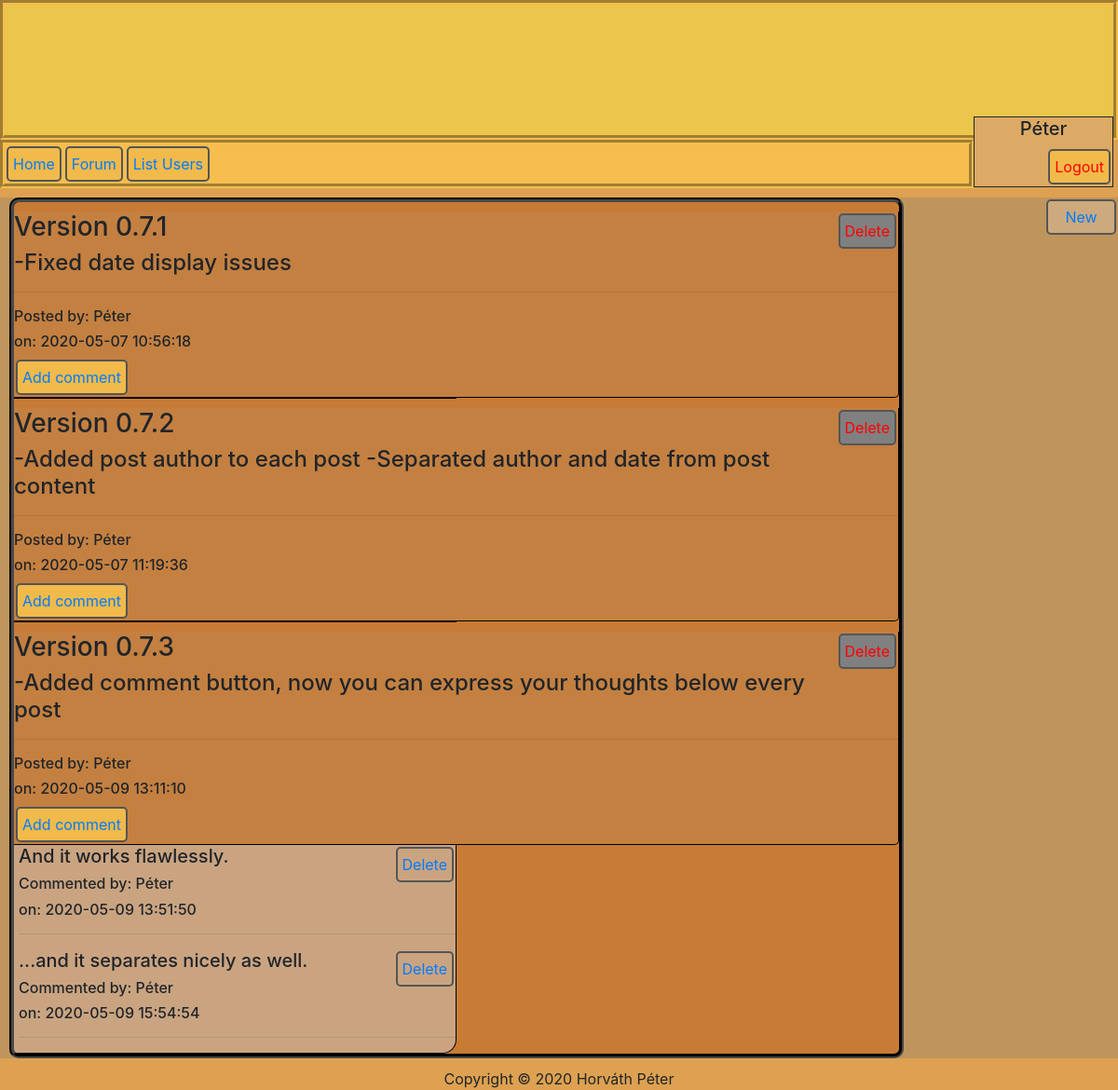
The page /index.php?P=forum (signed in) on the database its author committed.
### tables this page shows
CREATE TABLE `posts` (
  `id` int(11) NOT NULL,
  `uid` int(11) NOT NULL,
  `title` varchar(250) NOT NULL,
  `content` varchar(500) NOT NULL,
  `date` datetime NOT NULL
);

CREATE TABLE `users` (
  `id` int(5) UNSIGNED NOT NULL,
  `first_name` varchar(64) NOT NULL,
  `last_name` varchar(64) NOT NULL,
  `email` varchar(250) NOT NULL,
  `password` varchar(250) NOT NULL,
  `permission` tinyint(1) NOT NULL
);

CREATE TABLE `comments` (
  `id` int(11) NOT NULL,
  `pid` int(11) NOT NULL,
  `uid` int(11) NOT NULL,
  `date` datetime NOT NULL,
  `content` varchar(250) NOT NULL
);

### protected/userManager.php (called while the page is built, shortened)
<?php
function IsUserLoggedIn()
{
    return $_SESSION != null && array_key_exists('uid',$_SESSION) && is_numeric($_SESSION['uid']);
}
?>

### protected/database.php (called while the page is built, shortened)
<?php
function getConnection() {
    $connection = new PDO(DB_TYPE.':host='.DB_HOST.';dbname='.DB_NAME.';',DB_USER, DB_PASS);
    $connection->exec("SET NAMES '".DB_CHARSET."'");
    return $connection;
}
function getRecord($queryString, $queryParams = []) {
    $connection = getConnection();
    $statement = $connection->prepare($queryString);
    $success = $statement->execute($queryParams);
    $result = $success ? $statement->fetch(PDO::FETCH_ASSOC) : [];
    return $result;
}
function getList($queryString, $queryParams = []) {
    $connection = getConnection();
    $statement = $connection->prepare($queryString);
    $success = $statement->execute($queryParams);
    $result = $success ? $statement->fetchAll(PDO::FETCH_ASSOC) : [];
    return $result;
}
?>

### protected/forum.php (the view, shortened to what this page needs)
<?php
    $query="SELECT id,uid,title,content,date FROM posts";
    $posts = getList($query);
    $query = "SELECT id,uid,pid,content,date FROM comments";
    $comments = getList($query);
?>
<div id="forumpage">
    <?php if ($_SESSION['permission'] >= 1) : ?>
        <a id="addPost" href="index.php?P=new_post">New</a>
    <?php endif; ?>
    <div id="forum">
        <?php if(count($posts) <= 0) : ?>
            <h1>There are no posts to show</h1>
        <?php else : ?>
            <?php foreach ($posts as $p) : ?>
                <?php
                    $query = "SELECT first_name FROM users WHERE id=".$p['uid'];
                    $postedBy = getRecord($query);
                ?>
                <div id="posts">
                    <?php if($_SESSION['permission'] >= 2) : ?>
                        <a id="deletePosts" href="index.php?P=forum&d=<?=$p['id']?>&t=p">Delete</a>
                    <?php endif; ?>
                    <h3><?=$p['title']?></h3>
                    <h4><?=$p['content']?></h4>
                    <hr>
                    <h6>Posted by: <?=$postedBy['first_name']?></h6>
                    <h6>on: <?=$p['date']?></h6>
                    <a href="index.php?P=add_comment&a=<?=$p['id']?>">Add comment</a>
                </div>
                <div id="comments">
                    <?php foreach ($comments as $c) : ?>
                        <?php if($p['id'] == $c['pid']) : ?>
                            <?php
                            $query = "SELECT first_name FROM users WHERE id=".$c['uid'];
                            $commentedBy = getRecord($query);
                            ?>
                            <?php if($_SESSION['permission'] >= 2) : ?>
                                <a id="deleteComments" href="index.php?P=forum&d=<?=$c['id']?>&t=c">Delete</a>
                            <?php endif; ?>
                            <h5><?=$c['content']?><h5>
                            <h6>Commented by: <?=$commentedBy['first_name']?></h6>
                            <h6>on: <?=$c['date']?></h6>
                            <hr>
                        <?php endif; ?>
                    <?php endforeach; ?>
                </div>
            <?php endforeach; ?>
        <?php endif; ?>
    </div>
</div>

### index.php (shortened to what this page needs)
<html>
    <head>
        <link rel="stylesheet" href="https://stackpath.bootstrapcdn.com/bootstrap/4.4.1/css/bootstrap.min.css">
        <link rel="stylesheet" type="text/css" href="<?=PUBLIC_DIR.'style.css';?>"/>
    </head>
    <body>
        <div id="page">
            <header><?php include_once PROTECTED_DIR.'header.php'?></header>
            <nav><?php require_once PROTECTED_DIR.'nav.php'?></nav>
            <content><?php require_once PROTECTED_DIR.'routing.php'?></content>
            <footer><?php include_once PROTECTED_DIR.'footer.php';?><footer>
        </div>
    </body>
</html>

### protected/header.php
<div>
    <h5><?=IsUserLoggedIn() ? $_SESSION['first_name'] : 'Not logged in'; ?></h5>
    <?php if(!IsUserLoggedIn()) : ?>
        <a id="Login" href="index.php?P=login">Login</a>
        <a id="Register" href="index.php?P=register">Register</a>
    <?php else: ?>
        <a id="Logout" href="index.php?P=logout">Logout</a>
    <?php endif; ?>
</div>

### protected/nav.php
<a href="index.php">Home</a>
<?php if (IsUserLoggedIn()) : ?>
    <a href="index.php?P=forum">Forum</a>
    <?php if($_SESSION['permission'] >= 2) : ?>
        <a href="index.php?P=list_user">List Users</a>
    <?php endif; ?>
<?php endif; ?>

### protected/routing.php (shortened to what this page needs)
<?php
    switch ($_GET['P']) {
        case 'forum':
            IsUserLoggedIn() ?
            require_once PROTECTED_DIR.'forum.php' :
            header('Location: index.php');
            break;
    }
?>

### protected/footer.php
<center>Copyright &copy; 2020 Horváth Péter</center>

### public/style.css (style rules this page uses)
body { background-color: rgb(221, 161, 81); }
header { height: 150px; background-color: #EBC64B; border-style: groove; border-width: 5px; border-color: #F5BE4E; }
nav { background-color: #F5BE4E; border-style: groove; border-width: 5px; border-color: #F5BE4E; overflow: auto; }
a { background-color: #F2BA4A; padding: 5px; float: left; border-style: solid; border-color: #555555; border-width: 2px; border-radius: 5px; margin: 2px; }
#logout { float: right; color: red; }
header div { background-color: rgb(220,170,100); border-style: solid; border-width: 1px; width: 150px; margin-top: 120px; float: right; text-align: center; }
#forum { background-color: rgb(199, 123, 53); width: 80%; margin: 10px; border-color: rgb(73, 73, 73); border-style: groove; border-radius: 10px; border-width: 5px; overflow: auto; }
#forumpage { margin-top: 5px; background-color: rgba(120, 120, 120, 0.3); height: max-content; }
#posts { background-color: rgba(170, 170, 170, 0.1); border-bottom-style: solid; border-right-style: solid; border-bottom-width: 1px; border-right-width: 1px; border-bottom-color: black; border-right-color: black; border-bottom-right-radius: 5px; margin-top: 1%; overflow: auto; }
#comments { background-color: rgba(205, 205, 205, 0.5); width: 50%; border-bottom-style: solid; border-right-style: solid; border-bottom-width: 1px; border-right-width: 1px; border-bottom-color: black; border-right-color: black; border-bottom-right-radius: 15px; padding-left: 5px; }
#addPost { float: right; width: 75px; text-align: center; background-color: rgba(255, 255, 255, 0.2); }
#deleteComments { background-color: unset; float: right; }
#deletePosts { background-color: gray; float: right; color: red; }

### rows shown on the page
posts: title "Version 0.7.1", content "-Fixed date display issues", uid.first_name "Péter", date "2020-05-07 10:56:18"
posts: title "Version 0.7.2", content "-Added post author to each post -Separated author and date from post content", uid.first_name "Péter", date "2020-05-07 11:19:36"
posts: title "Version 0.7.3", content "-Added comment button, now you can express your thoughts below every post", uid.first_name "Péter", date "2020-05-09 13:11:10"
comments: content "And it works flawlessly.", uid.first_name "Péter", date "2020-05-09 13:51:50"
comments: content "...and it separates nicely as well.", uid.first_name "Péter", date "2020-05-09 15:54:54"

### other values the page prints
$_SESSION['first_name'] "Péter"
